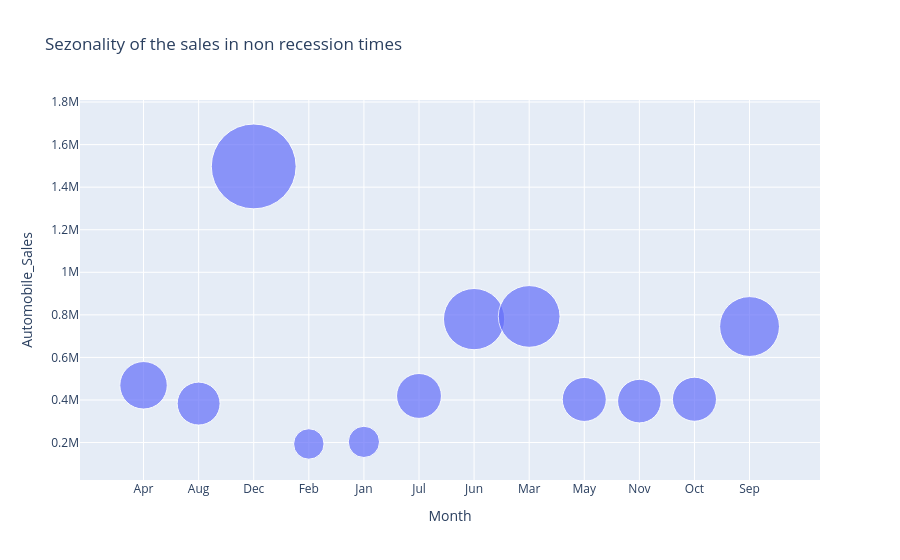

The notebook cell this image was saved under:
### Code cell
import plotly
import plotly.express as px

df_non_rec= df.groupby('Month')['Automobile_Sales'].sum().reset_index()

fig = px.scatter(df_non_rec, x="Month", y="Automobile_Sales", size="Automobile_Sales",
                 hover_name="Month", title='Sezonality of the sales in non recession times', size_max=60)
fig.show()

### Figure 1 — Plotly figure (JSON) as saved in the notebook; plotly's stock layout.template omitted (floating-point values rounded to 4 significant figures)
{"data": [{"hovertemplate": "<b>%{hovertext}</b><br><br>Month=%{x}<br>Automobile_Sales=%{marker.size}<extra></extra>", "hovertext": ["Apr", "Aug", "Dec", "Feb", "Jan", "Jul", "Jun", "Mar", "May", "Nov", "Oct", "Sep"], "legendgroup": "", "marker": {"color": "#636efa", "size": [468900.0, 383000.0, 1497000.0, 193300.0, 203100.0, 418900.0, 780000.0, 792500.0, 402500.0, 394600.0, 403500.0, 745100.0], "sizemode": "area", "sizeref": 415.9, "symbol": "circle"}, "mode": "markers", "name": "", "orientation": "v", "showlegend": false, "type": "scatter", "x": ["Apr", "Aug", "Dec", "Feb", "Jan", "Jul", "Jun", "Mar", "May", "Nov", "Oct", "Sep"], "xaxis": "x", "y": [468900.0, 383000.0, 1497000.0, 193300.0, 203100.0, 418900.0, 780000.0, 792500.0, 402500.0, 394600.0, 403500.0, 745100.0], "yaxis": "y"}], "layout": {"legend": {"itemsizing": "constant", "tracegroupgap": 0}, "title": {"text": "Sezonality of the sales in non recession times"}, "xaxis": {"anchor": "y", "domain": [0, 1], "title": {"text": "Month"}}, "yaxis": {"anchor": "x", "domain": [0, 1], "title": {"text": "Automobile_Sales"}}}}
